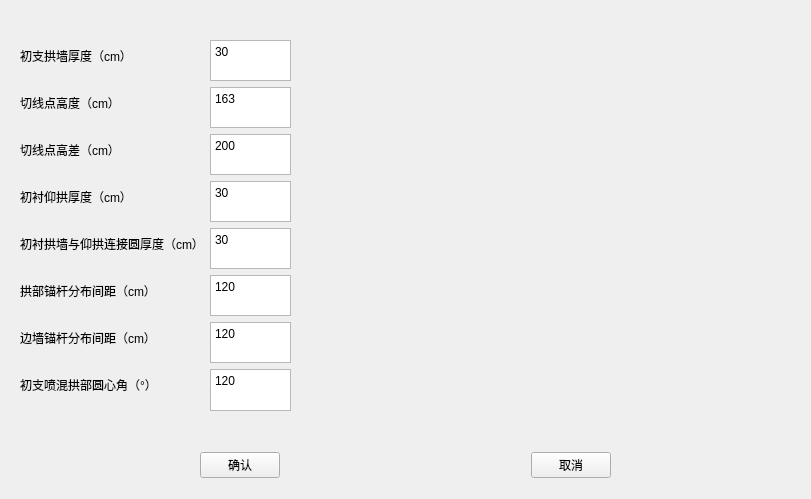
<?xml version="1.0" encoding="UTF-8"?>
<ui version="4.0">
 <class>FirstSuppSprayMix</class>
 <widget class="QWidget" name="FirstSuppSprayMix">
  <property name="geometry">
   <rect>
    <x>0</x>
    <y>0</y>
    <width>811</width>
    <height>499</height>
   </rect>
  </property>
  <property name="windowTitle">
   <string>Form</string>
  </property>
  <widget class="QWidget" name="horizontalLayoutWidget">
   <property name="geometry">
    <rect>
     <x>0</x>
     <y>440</y>
     <width>811</width>
     <height>51</height>
    </rect>
   </property>
   <layout class="QHBoxLayout" name="horizontalLayout">
    <property name="spacing">
     <number>50</number>
    </property>
    <item>
     <spacer name="horizontalSpacer_2">
      <property name="orientation">
       <enum>Qt::Horizontal</enum>
      </property>
      <property name="sizeHint" stdset="0">
       <size>
        <width>40</width>
        <height>20</height>
       </size>
      </property>
     </spacer>
    </item>
    <item>
     <widget class="QPushButton" name="btn4_1_1">
      <property name="text">
       <string>确认</string>
      </property>
     </widget>
    </item>
    <item>
     <spacer name="horizontalSpacer_3">
      <property name="orientation">
       <enum>Qt::Horizontal</enum>
      </property>
      <property name="sizeHint" stdset="0">
       <size>
        <width>40</width>
        <height>20</height>
       </size>
      </property>
     </spacer>
    </item>
    <item>
     <widget class="QPushButton" name="btn4_1_2">
      <property name="text">
       <string>取消</string>
      </property>
     </widget>
    </item>
    <item>
     <spacer name="horizontalSpacer">
      <property name="orientation">
       <enum>Qt::Horizontal</enum>
      </property>
      <property name="sizeHint" stdset="0">
       <size>
        <width>40</width>
        <height>20</height>
       </size>
      </property>
     </spacer>
    </item>
   </layout>
  </widget>
  <widget class="QWidget" name="widget" native="true">
   <property name="geometry">
    <rect>
     <x>20</x>
     <y>40</y>
     <width>271</width>
     <height>371</height>
    </rect>
   </property>
   <layout class="QFormLayout" name="formLayout">
    <item row="1" column="0">
     <widget class="QLabel" name="label">
      <property name="text">
       <string>初支拱墙厚度（cm）</string>
      </property>
     </widget>
    </item>
    <item row="1" column="1">
     <widget class="QTextEdit" name="firstSurppWall_Thick">
      <property name="html">
       <string>&lt;!DOCTYPE HTML PUBLIC &quot;-//W3C//DTD HTML 4.0//EN&quot; &quot;http://www.w3.org/TR/REC-html40/strict.dtd&quot;&gt;
&lt;html&gt;&lt;head&gt;&lt;meta name=&quot;qrichtext&quot; content=&quot;1&quot; /&gt;&lt;style type=&quot;text/css&quot;&gt;
p, li { white-space: pre-wrap; }
&lt;/style&gt;&lt;/head&gt;&lt;body style=&quot; font-family:'SimSun'; font-size:9pt; font-weight:400; font-style:normal;&quot;&gt;
&lt;p style=&quot; margin-top:0px; margin-bottom:0px; margin-left:0px; margin-right:0px; -qt-block-indent:0; text-indent:0px;&quot;&gt;30&lt;/p&gt;&lt;/body&gt;&lt;/html&gt;</string>
      </property>
     </widget>
    </item>
    <item row="2" column="0">
     <widget class="QLabel" name="label_2">
      <property name="text">
       <string>切线点高度（cm）</string>
      </property>
     </widget>
    </item>
    <item row="2" column="1">
     <widget class="QTextEdit" name="line1AndCent_Distance">
      <property name="html">
       <string>&lt;!DOCTYPE HTML PUBLIC &quot;-//W3C//DTD HTML 4.0//EN&quot; &quot;http://www.w3.org/TR/REC-html40/strict.dtd&quot;&gt;
&lt;html&gt;&lt;head&gt;&lt;meta name=&quot;qrichtext&quot; content=&quot;1&quot; /&gt;&lt;style type=&quot;text/css&quot;&gt;
p, li { white-space: pre-wrap; }
&lt;/style&gt;&lt;/head&gt;&lt;body style=&quot; font-family:'SimSun'; font-size:9pt; font-weight:400; font-style:normal;&quot;&gt;
&lt;p style=&quot; margin-top:0px; margin-bottom:0px; margin-left:0px; margin-right:0px; -qt-block-indent:0; text-indent:0px;&quot;&gt;163&lt;/p&gt;&lt;/body&gt;&lt;/html&gt;</string>
      </property>
     </widget>
    </item>
    <item row="3" column="0">
     <widget class="QLabel" name="label_3">
      <property name="text">
       <string>切线点高差（cm）</string>
      </property>
     </widget>
    </item>
    <item row="3" column="1">
     <widget class="QTextEdit" name="line1AndLine2_Distance">
      <property name="html">
       <string>&lt;!DOCTYPE HTML PUBLIC &quot;-//W3C//DTD HTML 4.0//EN&quot; &quot;http://www.w3.org/TR/REC-html40/strict.dtd&quot;&gt;
&lt;html&gt;&lt;head&gt;&lt;meta name=&quot;qrichtext&quot; content=&quot;1&quot; /&gt;&lt;style type=&quot;text/css&quot;&gt;
p, li { white-space: pre-wrap; }
&lt;/style&gt;&lt;/head&gt;&lt;body style=&quot; font-family:'SimSun'; font-size:9pt; font-weight:400; font-style:normal;&quot;&gt;
&lt;p style=&quot; margin-top:0px; margin-bottom:0px; margin-left:0px; margin-right:0px; -qt-block-indent:0; text-indent:0px;&quot;&gt;200&lt;/p&gt;&lt;/body&gt;&lt;/html&gt;</string>
      </property>
     </widget>
    </item>
    <item row="5" column="0">
     <widget class="QLabel" name="label_4">
      <property name="text">
       <string>初衬仰拱厚度（cm）</string>
      </property>
     </widget>
    </item>
    <item row="5" column="1">
     <widget class="QTextEdit" name="invertedArch_Thick">
      <property name="html">
       <string>&lt;!DOCTYPE HTML PUBLIC &quot;-//W3C//DTD HTML 4.0//EN&quot; &quot;http://www.w3.org/TR/REC-html40/strict.dtd&quot;&gt;
&lt;html&gt;&lt;head&gt;&lt;meta name=&quot;qrichtext&quot; content=&quot;1&quot; /&gt;&lt;style type=&quot;text/css&quot;&gt;
p, li { white-space: pre-wrap; }
&lt;/style&gt;&lt;/head&gt;&lt;body style=&quot; font-family:'SimSun'; font-size:9pt; font-weight:400; font-style:normal;&quot;&gt;
&lt;p style=&quot; margin-top:0px; margin-bottom:0px; margin-left:0px; margin-right:0px; -qt-block-indent:0; text-indent:0px;&quot;&gt;30&lt;/p&gt;&lt;/body&gt;&lt;/html&gt;</string>
      </property>
     </widget>
    </item>
    <item row="6" column="0">
     <widget class="QLabel" name="label_5">
      <property name="text">
       <string>初衬拱墙与仰拱连接圆厚度（cm）</string>
      </property>
     </widget>
    </item>
    <item row="6" column="1">
     <widget class="QTextEdit" name="cirConnn_Thick">
      <property name="html">
       <string>&lt;!DOCTYPE HTML PUBLIC &quot;-//W3C//DTD HTML 4.0//EN&quot; &quot;http://www.w3.org/TR/REC-html40/strict.dtd&quot;&gt;
&lt;html&gt;&lt;head&gt;&lt;meta name=&quot;qrichtext&quot; content=&quot;1&quot; /&gt;&lt;style type=&quot;text/css&quot;&gt;
p, li { white-space: pre-wrap; }
&lt;/style&gt;&lt;/head&gt;&lt;body style=&quot; font-family:'SimSun'; font-size:9pt; font-weight:400; font-style:normal;&quot;&gt;
&lt;p style=&quot; margin-top:0px; margin-bottom:0px; margin-left:0px; margin-right:0px; -qt-block-indent:0; text-indent:0px;&quot;&gt;30&lt;/p&gt;&lt;/body&gt;&lt;/html&gt;</string>
      </property>
     </widget>
    </item>
    <item row="7" column="0">
     <widget class="QLabel" name="label_6">
      <property name="text">
       <string>拱部锚杆分布间距（cm）</string>
      </property>
     </widget>
    </item>
    <item row="7" column="1">
     <widget class="QTextEdit" name="archAnch_Distance">
      <property name="html">
       <string>&lt;!DOCTYPE HTML PUBLIC &quot;-//W3C//DTD HTML 4.0//EN&quot; &quot;http://www.w3.org/TR/REC-html40/strict.dtd&quot;&gt;
&lt;html&gt;&lt;head&gt;&lt;meta name=&quot;qrichtext&quot; content=&quot;1&quot; /&gt;&lt;style type=&quot;text/css&quot;&gt;
p, li { white-space: pre-wrap; }
&lt;/style&gt;&lt;/head&gt;&lt;body style=&quot; font-family:'SimSun'; font-size:9pt; font-weight:400; font-style:normal;&quot;&gt;
&lt;p style=&quot; margin-top:0px; margin-bottom:0px; margin-left:0px; margin-right:0px; -qt-block-indent:0; text-indent:0px;&quot;&gt;120&lt;/p&gt;&lt;/body&gt;&lt;/html&gt;</string>
      </property>
     </widget>
    </item>
    <item row="8" column="0">
     <widget class="QLabel" name="label_7">
      <property name="text">
       <string>边墙锚杆分布间距（cm）</string>
      </property>
     </widget>
    </item>
    <item row="8" column="1">
     <widget class="QTextEdit" name="wallAnch_Distance">
      <property name="html">
       <string>&lt;!DOCTYPE HTML PUBLIC &quot;-//W3C//DTD HTML 4.0//EN&quot; &quot;http://www.w3.org/TR/REC-html40/strict.dtd&quot;&gt;
&lt;html&gt;&lt;head&gt;&lt;meta name=&quot;qrichtext&quot; content=&quot;1&quot; /&gt;&lt;style type=&quot;text/css&quot;&gt;
p, li { white-space: pre-wrap; }
&lt;/style&gt;&lt;/head&gt;&lt;body style=&quot; font-family:'SimSun'; font-size:9pt; font-weight:400; font-style:normal;&quot;&gt;
&lt;p style=&quot; margin-top:0px; margin-bottom:0px; margin-left:0px; margin-right:0px; -qt-block-indent:0; text-indent:0px;&quot;&gt;120&lt;/p&gt;&lt;/body&gt;&lt;/html&gt;</string>
      </property>
     </widget>
    </item>
    <item row="9" column="0">
     <widget class="QLabel" name="label_8">
      <property name="text">
       <string>初支喷混拱部圆心角（°）</string>
      </property>
     </widget>
    </item>
    <item row="9" column="1">
     <widget class="QTextEdit" name="arch_Angle">
      <property name="html">
       <string>&lt;!DOCTYPE HTML PUBLIC &quot;-//W3C//DTD HTML 4.0//EN&quot; &quot;http://www.w3.org/TR/REC-html40/strict.dtd&quot;&gt;
&lt;html&gt;&lt;head&gt;&lt;meta name=&quot;qrichtext&quot; content=&quot;1&quot; /&gt;&lt;style type=&quot;text/css&quot;&gt;
p, li { white-space: pre-wrap; }
&lt;/style&gt;&lt;/head&gt;&lt;body style=&quot; font-family:'SimSun'; font-size:9pt; font-weight:400; font-style:normal;&quot;&gt;
&lt;p style=&quot; margin-top:0px; margin-bottom:0px; margin-left:0px; margin-right:0px; -qt-block-indent:0; text-indent:0px;&quot;&gt;120&lt;/p&gt;&lt;/body&gt;&lt;/html&gt;</string>
      </property>
     </widget>
    </item>
   </layout>
  </widget>
  <widget class="QLabel" name="label_9">
   <property name="geometry">
    <rect>
     <x>300</x>
     <y>20</y>
     <width>491</width>
     <height>411</height>
    </rect>
   </property>
   <property name="styleSheet">
    <string notr="true">border-image: url(:/chuzhi.png);</string>
   </property>
   <property name="text">
    <string/>
   </property>
  </widget>
 </widget>
 <resources>
  <include location="Resource.qrc"/>
 </resources>
 <connections/>
</ui>
